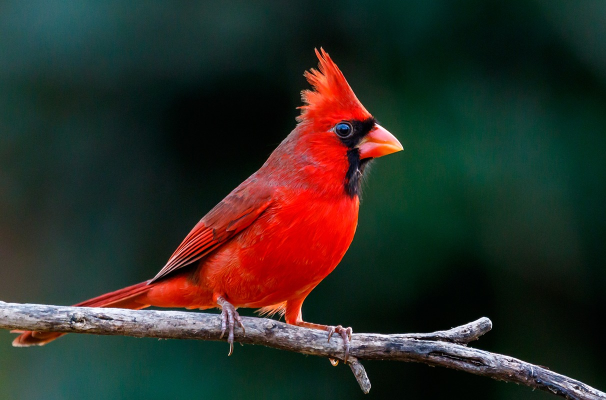
#> input picture XLA/Image/bird1.jpg, 1212 x 800 px (shown at 1/2 size)
$ jupyter execute --allow-errors Operator2.ipynb   (older library calls are emulated)
#> lines starting #> are read from the running program, lines starting #| are printed output that depends on the picture; after the words box and inside, x2 and y2 are one past the last pixel; in counts of white or black regions, pixels touching at a corner belong together
[cell 1]
import matplotlib.image as mpimg
import matplotlib.pyplot as plt
import numpy as np

import cv2

# Chuẩn hóa

[cell 2]
import cv2
import numpy as np
import matplotlib.pyplot as plt

# Giả sử ảnh có giá trị từ min đến max bất kỳ
def normalize_to_uint8(image):
    normalized = (image - image.min()) * (255.0 / (image.max() - image.min()))  # Chuẩn hóa về [0,255]
    return normalized.astype(np.uint8)  # Chuyển về uint8

# Image Infor

[cell 3]
img = cv2.imread('Image/bird1.jpg')
#> img is the input picture: shape (800, 1212, 3); mean B, G, R 38.5, 45.7, 45.3

[cell 4]
img_rgb = cv2.cvtColor(img, cv2.COLOR_BGR2RGB)
plt.imshow(img_rgb)

[cell 5]
img_gray = cv2.cvtColor(img, cv2.COLOR_BGR2GRAY)
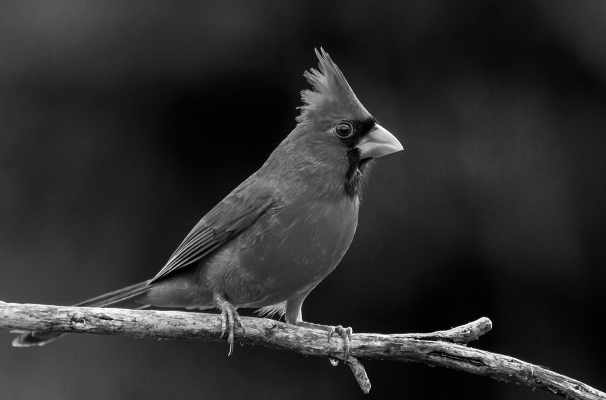
#> img_gray: shape (800, 1212) (shown at 1/2 size); min 0, max 255, mean 44.8
plt.imshow(img_gray/255, cmap='gray')
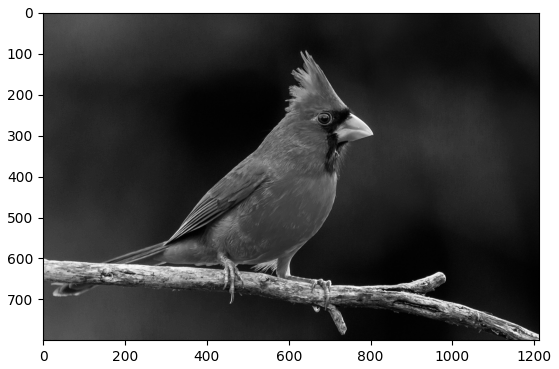
#> figure drawn by matplotlib, 1 panel

[cell 6]
img_gray.shape
#> Out = (800, 1212)

[cell 7]
img.shape
#> Out = (800, 1212, 3)

[cell 8]
img_gray.max()
#> Out = 255

# Sobel

### Thuật toán Sobel

Sobel là một thuật toán phát hiện biên trong xử lý ảnh, dựa trên việc tính đạo hàm bậc nhất của cường độ sáng trong ảnh. Nó phát hiện các biên bằng cách tìm những thay đổi nhanh chóng về cường độ sáng, thường xảy ra tại các đường biên của đối tượng trong ảnh.

---

### **Nguyên lý hoạt động**

Sobel sử dụng **toán tử tích chập (convolution operator)** với hai ma trận nhân (kernel) để tính gần đúng đạo hàm bậc nhất theo hai hướng: **hướng ngang (x)** và **hướng dọc (y)**.

1. **Kernel Sobel:**
   - Hướng ngang ($G_x$):
     $$
     K_x =
     \begin{bmatrix}
     -1 & 0 & 1 \\
     -2 & 0 & 2 \\
     -1 & 0 & 1
     \end{bmatrix}
     $$

   - Hướng dọc ($G_y$):
     $$
     K_y =
     \begin{bmatrix}
     -1 & -2 & -1 \\
      0 &  0 &  0 \\
      1 &  2 &  1
     \end{bmatrix}
     $$

2. **Tính toán đạo hàm x và y:**
   - Đạo hàm theo hướng ngang ($G_x$): Tích chập ảnh đầu vào với $K_x$.
   - Đạo hàm theo hướng dọc ($G_y$): Tích chập ảnh đầu vào với $K_y$.

3. **Độ lớn biên ($G$):**
   Sau khi tính $G_x$ và $G_y$, độ lớn của biên được tính bằng:
   $$
   G = \sqrt{G_x^2 + G_y^2}
   $$
   (hoặc lấy gần đúng $G = |G_x| + |G_y|$ để giảm chi phí tính toán).

4. **Hướng của biên ($\theta$):**
   Hướng của biên được xác định bằng:
   $$
   \theta = \arctan\left(\frac{G_y}{G_x}\right)
   $$

---

### **Các bước thực hiện thuật toán Sobel**

1. **Tiền xử lý:**
   - Chuyển ảnh sang ảnh grayscale (nếu ảnh đầu vào là RGB).
   - Áp dụng bộ lọc Gaussian để giảm nhiễu (không bắt buộc nhưng khuyến khích).

2. **Tích chập với kernel Sobel:**
   - Áp dụng $K_x$ và $K_y$ lên ảnh bằng tích chập để tính $G_x$ và $G_y$.

3. **Tính độ lớn biên:**
   - Kết hợp $G_x$ và $G_y$ để xác định biên.

4. **Ngưỡng hóa (Thresholding):**
   - Loại bỏ các giá trị nhỏ (không phải biên) bằng cách áp dụng ngưỡng.

---

### **Ưu điểm**
- Đơn giản, dễ thực hiện và hiệu quả.
- Có khả năng làm mịn ảnh (nhờ các trọng số trong kernel).
- Phát hiện biên ở cả hai hướng ngang và dọc.

### **Nhược điểm**
- Không phát hiện tốt biên trong ảnh nhiễu (cần kết hợp với lọc trước).
- Khả năng phân biệt biên mờ hoặc biên mạnh có thể hạn chế.
- Không phát hiện tốt các biên cong phức tạp.

---

### **Ứng dụng**
- Phát hiện biên (Edge detection).
- Tiền xử lý trong các bài toán nhận diện đối tượng, phát hiện vật thể.
- Tăng cường chi tiết trong ảnh.

[cell 9]
x_sobel = cv2.Sobel(img_gray,cv2.CV_64F,1,0)
plt.imshow(x_sobel, cmap='gray')

[cell 10]
y_sobel = cv2.Sobel(img_gray, cv2.CV_64F, 0,1)
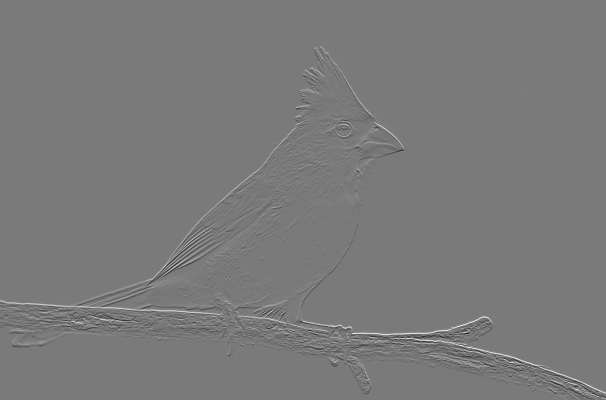
#> y_sobel: shape (800, 1212) float64 (shown at 1/2 size); min -874, max 950, mean 0; drawn with min black and max white
plt.imshow(y_sobel, cmap='gray')

[cell 11]
gradient_magnitude_sobel = np.sqrt(x_sobel**2 + y_sobel**2)
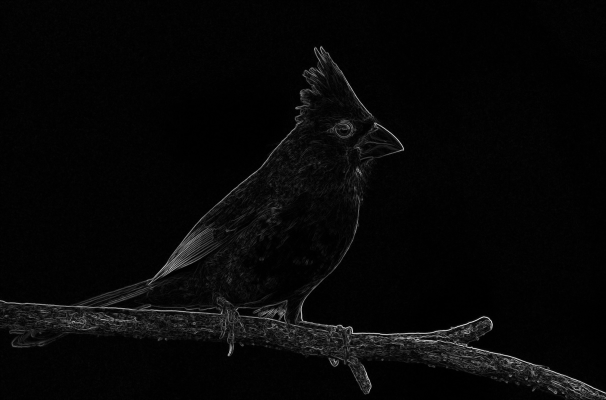
#> gradient_magnitude_sobel: shape (800, 1212) float64 (shown at 1/2 size); min 0, max 1006.3, mean 29.5; drawn with min black and max white

[cell 12]
gradient_magnitude_sobel

[cell 13]
# Chuẩn hóa
min_val = np.min(gradient_magnitude_sobel)
#> min_val = 0
max_val = np.max(gradient_magnitude_sobel)
#> max_val = 1006.3
# Chuẩn hóa về phạm vi [0, 255]
normalized_image = ((gradient_magnitude_sobel - min_val) / (max_val - min_val)) * 255

# Chuyển đổi về kiểu uint8
normalized_image = np.uint8(normalized_image)

# Hiển thị kết quả
plt.figure(figsize=(8, 8))
plt.imshow(normalized_image, cmap='gray')
plt.title('Chuẩn hóa Gradient Magnitude')
plt.show()

# Robert

[cell 14]
plt.imshow(img_gray, cmap='gray')

[cell 15]
img2 = img_gray

[cell 16]
robert_x = np.array([[1, 0], [0, -1]])
robert_y = np.array([[0, 1], [-1, 0]])

[cell 17]
gradient_x = cv2.filter2D(img2.astype(np.float32), -1, robert_x)
gradient_y = cv2.filter2D(img2.astype(np.float32), -1, robert_y)

| Toán tử   | Kernel                | Phát hiện cạnh theo hướng nào?         |
|-----------|-----------------------|----------------------------------------|
| **Roberts X** | \begin{bmatrix} 1 & 0 \\ 0 & -1 \end{bmatrix}  | Cạnh chéo (45° từ trái sang phải)  |
| **Roberts Y** | \begin{bmatrix} 0 & 1 \\ -1 & 0 \end{bmatrix}  | Cạnh chéo (135° từ phải sang trái) |

[cell 18]
plt.imshow(gradient_x,cmap='gray')

[cell 19]
plt.imshow(gradient_y,cmap='gray')

[cell 20]
# Tính tổng độ thay đổi
gradient_magnitude_robert = np.sqrt(np.square(gradient_x) + np.square(gradient_y))

[cell 21]
gradient_magnitude_robert.max()
#> Out = 256.3

[cell 22]
# Chuẩn hóa
min_val = np.min(gradient_magnitude_robert)
max_val = np.max(gradient_magnitude_robert)
#> max_val = 256.3
# Chuẩn hóa về phạm vi [0, 255]
normalized_image_robert = ((gradient_magnitude_robert - min_val) / (max_val - min_val)) * 255

# Chuyển đổi về kiểu uint8
normalized_image_robert = np.uint8(normalized_image_robert)

# Hiển thị kết quả
plt.figure(figsize=(8, 8))
plt.imshow(normalized_image_robert, cmap='gray')
plt.title('Chuẩn hóa Gradient Magnitude Robert')
plt.show()

# so sanh voi robert voi sobel

[cell 23]
plt.figure(figsize=(12, 12))

# Ảnh Roberts
plt.subplot(1, 2, 1)
plt.imshow(normalized_image_robert, cmap='gray')
plt.title('Roberts Edge Detection')
plt.axis('off')  # Tắt trục tọa độ

# Ảnh Sobel
plt.subplot(1, 2, 2)
plt.imshow(normalized_image, cmap='gray')
plt.title('Sobel Edge Detection')
plt.axis('off')

# Hiển thị kết quả
plt.show()

- Roberts phát hiện biên nhanh hơn nhưng rất nhạy cảm với nhiễu.

- Sobel làm mượt ảnh trước khi tính toán, giúp giảm nhiễu và phát hiện biên mượt hơn.

- Roberts phù hợp khi cần phát hiện cạnh chi tiết ở mức pixel.

- Sobel thường được dùng trong thực tế vì ổn định hơn và ít nhạy với nhiễu.

# Prewitt

[cell 24]
plt.imshow(img_gray, cmap='gray')

[cell 25]
img3 = img_gray

[cell 26]
kernel_x_pre = np.array([[-1, 0, 1],
                     [-1, 0, 1],
                     [-1, 0, 1]])

# Bộ lọc Prewitt theo hướng Y (dọc)
kernel_y_pre = np.array([[-1, -1, -1],
                     [0,  0,  0],
                     [1,  1,  1]])

# Áp dụng bộ lọc Prewitt với filter2D
gradient_x_pre = cv2.filter2D(img3.astype(np.float32), -1, kernel_x_pre)
gradient_y_pre = cv2.filter2D(img3.astype(np.float32), -1, kernel_y_pre)

# # Tính magnitude của gradient
gradient_magnitude_pre = np.sqrt(gradient_x_pre**2 + gradient_y_pre**2)
gradient_magnitude_pre = np.array(gradient_magnitude_pre, dtype=np.float32)

# # Chuẩn hóa về phạm vi [0, 255]
gradient_magnitude_pre_normal = cv2.convertScaleAbs(gradient_magnitude_pre)

# # Hiển thị kết quả
plt.figure(figsize=(8, 8))
plt.subplot(1, 2, 1), plt.imshow(gradient_x_pre, cmap='gray'), plt.title('Gradient X (Prewitt)')
plt.subplot(1, 2, 2), plt.imshow(gradient_y_pre, cmap='gray'), plt.title('Gradient Y (Prewitt)')

plt.show()
plt.imshow(gradient_magnitude_pre, cmap='gray'), plt.title('Magnitude Gradient')
plt.show()

- Prewitt X: Nhấn mạnh biên theo chiều ngang (phát hiện cạnh dọc).
- Prewitt Y: Nhấn mạnh biên theo chiều dọc (phát hiện cạnh ngang).
- Prewitt đơn giản hơn Sobel vì không có trọng số khác nhau ở trung tâm, nhưng cũng kém chính xác hơn.
- Ứng dụng: Dùng trong phát hiện cạnh đơn giản, nhanh hơn Sobel nhưng dễ bị nhiễu hơn.

[cell 27]
# Tạo figure để hiển thị ảnh
plt.figure(figsize=(15, 5))

# Ảnh Roberts
plt.subplot(1, 3, 1)
plt.imshow(normalized_image_robert, cmap='gray')
plt.title('Roberts Edge Detection')
plt.axis('off')  # Tắt trục tọa độ

# Ảnh Sobel
plt.subplot(1, 3, 2)
plt.imshow(normalized_image, cmap='gray')
plt.title('Sobel Edge Detection')
plt.axis('off')

# Ảnh Prewitt
plt.subplot(1, 3, 3)
plt.imshow(gradient_magnitude_pre, cmap='gray')
plt.title('Prewitt Edge Detection')
plt.axis('off')

# Hiển thị kết quả
plt.show()

[cell 28]
import cv2
import numpy as np
import matplotlib.pyplot as plt
from scipy.ndimage import convolve

# Đọc ảnh xám
image = cv2.imread("Image/Self_Driving_Car.jpg", cv2.IMREAD_GRAYSCALE)

# Bộ lọc Sobel (3x3)
#> (the rest of this cell did not finish here and is left out)

# Laplacian

# Thuật toán Laplacian trong Xử lý ảnh

## 1. Khái niệm Laplacian:
Laplacian trong toán học là phép toán vi phân bậc 2, được sử dụng để xác định các điểm cực trị (đỉnh, đáy) của hàm số. Trong xử lý ảnh, Laplacian được áp dụng để đo độ thay đổi cường độ sáng của các pixel, đặc biệt là khi có sự thay đổi mạnh mẽ về độ sáng (ví dụ như các biên).

## 2. Định nghĩa Laplacian trong xử lý ảnh:
Trong ngữ cảnh xử lý ảnh, Laplacian là một phép toán áp dụng lên một ảnh, giúp tính toán sự thay đổi về độ sáng của các pixel xung quanh mỗi pixel trong ảnh. Đơn giản hơn, Laplacian giúp phát hiện các vùng mà tại đó có sự thay đổi đột ngột về độ sáng, ví dụ như các cạnh hoặc biên giữa các đối tượng.

### Công thức toán học:
Laplacian của một hàm ảnh \( I(x, y) \) (với \( x, y \) là chỉ số pixel trong ảnh) trong không gian 2D có thể được mô tả bằng công thức:

$$
\nabla^2 I(x, y) = \frac{\partial^2 I}{\partial x^2} + \frac{\partial^2 I}{\partial y^2}
$$

- $$\frac{\partial^2 I}{\partial x^2}$$: Đạo hàm bậc 2 của ảnh theo hướng x (hướng ngang).
- $$\frac{\partial^2 I}{\partial y^2}$$: Đạo hàm bậc 2 của ảnh theo hướng y (hướng dọc).

Kết quả của phép toán Laplacian là một giá trị biểu thị sự thay đổi độ sáng của pixel tại vị trí \( (x, y) \).

## 3. Cách Laplacian phát hiện biên:
- **Cạnh sáng-tối**: Các biên trong ảnh thường là các vùng có sự thay đổi mạnh mẽ giữa sáng và tối. Laplacian có thể phát hiện các biên này, vì sự thay đổi lớn về cường độ sáng sẽ dẫn đến một giá trị lớn trong ảnh Laplacian.
- **Phát hiện điểm cực trị**: Laplacian giúp phát hiện các điểm cực trị, tức là những điểm có sự thay đổi mạnh về độ sáng (chẳng hạn như các đỉnh sáng hoặc đáy tối).

## 4. Bộ lọc Laplacian (Kernel Laplacian):
Laplacian có thể được tính toán thông qua một bộ lọc (kernel). Một trong những bộ lọc phổ biến nhất để tính toán Laplacian là bộ lọc 3x3. Bộ lọc Laplacian chuẩn có dạng như sau:

$$
\begin{bmatrix}
0 &  1 &  0 \\
1 & -4 &  1 \\
0 &  1 &  0
\end{bmatrix}
$$

Hoặc một biến thể khác là:

$$
\begin{bmatrix}
1 &  1 &  1 \\
1 & -8 &  1 \\
1 &  1 &  1
\end{bmatrix}
$$

Các giá trị trong kernel này đại diện cho cách tính toán sự thay đổi độ sáng tại mỗi pixel dựa trên các pixel xung quanh nó. Bộ lọc này áp dụng phép cộng trọng số lên các pixel lân cận để tính toán sự thay đổi độ sáng, và giá trị tại mỗi pixel trong ảnh Laplacian là sự cộng dồn của các giá trị này.

## 5. Các bước trong thuật toán Laplacian:
1. **Chuyển ảnh về ảnh xám (nếu là ảnh màu)**: Laplacian thường được áp dụng trên ảnh xám, vì ảnh xám chỉ có một kênh cường độ sáng duy nhất.
2. **Làm mờ ảnh**: Để giảm nhiễu, ảnh thường được làm mờ trước khi áp dụng phép toán Laplacian (ví dụ: dùng Gaussian Blur).
3. **Áp dụng bộ lọc Laplacian**: Sử dụng một bộ lọc Laplacian (kernel) để tính toán sự thay đổi độ sáng tại mỗi pixel.
4. **Chuyển đổi về giá trị tuyệt đối**: Vì Laplacian có thể trả về các giá trị âm, ta thường lấy giá trị tuyệt đối để chỉ quan tâm đến sự thay đổi, không quan tâm đến chiều (tăng hoặc giảm) của sự thay đổi.
5. **Hiển thị hoặc xử lý thêm**: Ảnh Laplacian sau khi tính toán có thể được sử dụng để phát hiện cạnh hoặc tăng cường các chi tiết trong ảnh.

## 6. Ứng dụng Laplacian trong xử lý ảnh:
- **Phát hiện cạnh**: Laplacian rất hiệu quả trong việc phát hiện các biên cạnh, vì nó nhấn mạnh sự thay đổi mạnh mẽ về cường độ sáng giữa các vùng.
- **Tăng cường chi tiết ảnh**: Trong các ứng dụng như phân tích ảnh y tế hoặc kiểm tra chất lượng, Laplacian có thể giúp làm nổi bật các chi tiết quan trọng trong ảnh.
- **Giảm nhiễu**: Laplacian có thể giúp giảm nhiễu trong ảnh bằng cách làm nổi bật các chi tiết quan trọng và loại bỏ các vùng có sự thay đổi nhẹ về độ sáng.

## 7. Ưu điểm và nhược điểm của Laplacian:
- **Ưu điểm**:
  - Dễ dàng phát hiện biên và các điểm cực trị trong ảnh.
  - Có thể giúp tăng cường các chi tiết ảnh quan trọng.
- **Nhược điểm**:
  - Nhạy cảm với nhiễu, vì các vùng nhiễu có thể tạo ra những thay đổi đột ngột trong độ sáng.
  - Cần phải làm mờ ảnh trước khi áp dụng Laplacian để giảm ảnh hưởng của nhiễu.
  - Chỉ phát hiện sự thay đổi về cường độ ánh sáng mà không quan tâm đến màu sắc trong ảnh.

## 8. Kết luận:
Laplacian là một công cụ mạnh mẽ trong xử lý ảnh, giúp phát hiện biên, tăng cường chi tiết và phát hiện các điểm cực trị. Tuy nhiên, vì sự nhạy cảm với nhiễu, việc làm mờ ảnh trước khi áp dụng Laplacian là rất quan trọng.

[cell 29]
image = cv2.imread('Image/d7b2e52d246dffe794a6a1c750a05593.jpg', cv2.IMREAD_GRAYSCALE)
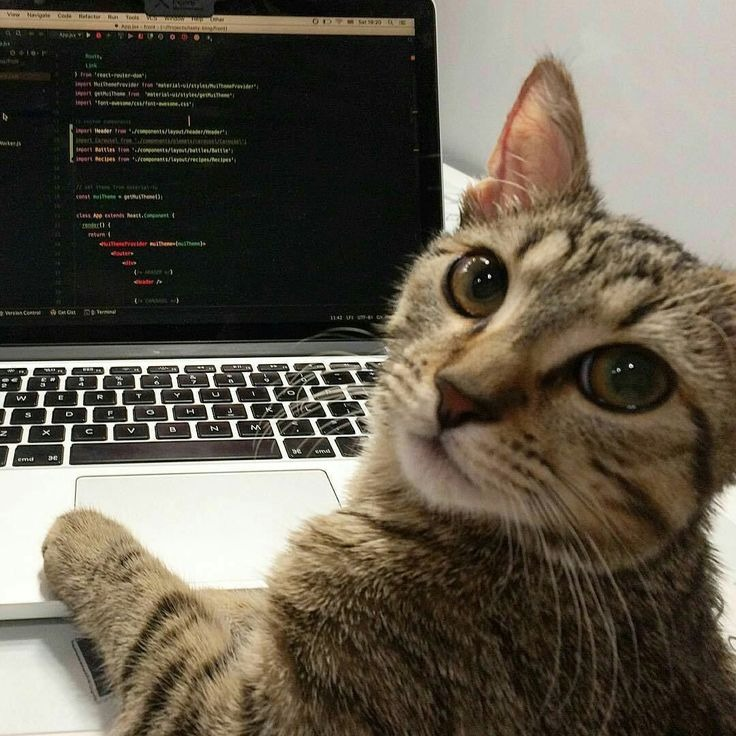
#> input picture XLA/Image/d7b2e52d246dffe794a6a1c750a05593.jpg, 736 x 736 px
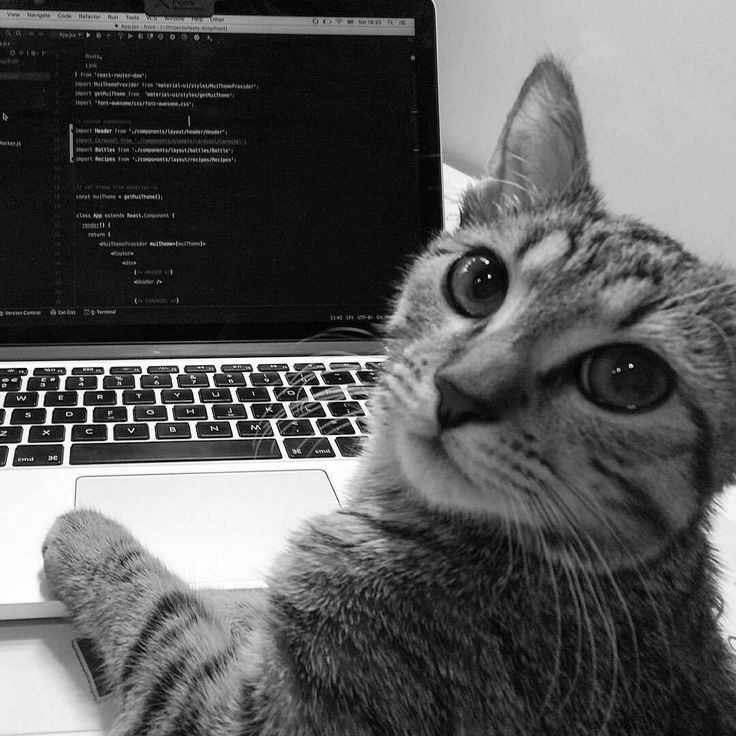
#> image: shape (736, 736); min 0, max 255, mean 91.4

# Áp dụng toán tử Laplacian
laplacian = cv2.Laplacian(image, cv2.CV_64F)  # Kết quả có thể chứa giá trị âm


# Áp dụng chuẩn hóa
# laplacian_normalized = normalize_to_uint8(laplacian)

# Hiển thị ảnh gốc và ảnh Laplacian
plt.figure(figsize=(10, 5))

plt.subplot(1, 2, 1)
plt.imshow(image, cmap='gray')
plt.title("Ảnh Gốc")
plt.axis("off")

plt.subplot(1, 2, 2)
plt.imshow(laplacian, cmap='gray')
plt.title("Laplacian")
plt.axis("off")

plt.show()

# Tăng cường ảnh

[cell 30]
image = cv2.imread('Image/moon.jpg', cv2.IMREAD_GRAYSCALE)  # Đọc ảnh xám
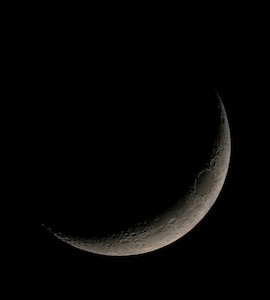
#> input picture XLA/Image/moon.jpg, 270 x 300 px
#> image: shape (300, 270); min 0, max 174, mean 5.1

# Làm mờ ảnh để giảm nhiễu
blurred = cv2.GaussianBlur(image, (3, 3), 0)

# Áp dụng toán tử Laplacian
laplacian = cv2.Laplacian(blurred, cv2.CV_64F)
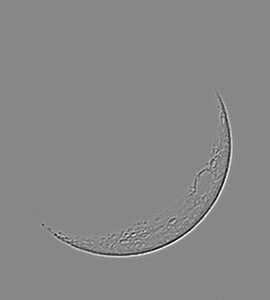
#> laplacian: shape (300, 270) float64; min -57, max 50, mean 0; drawn with min black and max white

# Chuyển về dạng tuyệt đối và sử dụng convertScaleAbs
laplacian = cv2.convertScaleAbs(laplacian)

# Hiển thị kết quả
alpha = 1.0  # Hệ số điều chỉnh
enhanced = cv2.subtract(image, np.uint8(alpha * laplacian))

# Hiển thị kết quả
plt.figure(figsize=(16, 15))  # Điều chỉnh kích thước ảnh lớn hơn

# Ảnh gốc
plt.subplot(3, 1, 1)
plt.imshow(image, cmap='gray')
plt.title("Ảnh gốc")
plt.axis("off")

# Ảnh Laplacian
plt.subplot(3, 1, 2)
plt.imshow(laplacian, cmap='gray')
plt.title("Laplace")
plt.axis("off")

# Ảnh tăng cường
plt.subplot(3, 1, 3)
plt.imshow(enhanced, cmap='gray')
plt.title("Ảnh tăng cường")
plt.axis("off")

plt.show()

[cell 31]
import cv2
import numpy as np

# Đọc ảnh gốc
img = cv2.imread('Image/moon.jpg', cv2.IMREAD_GRAYSCALE)

# Áp dụng bộ lọc Laplacian
laplacian = cv2.Laplacian(img, cv2.CV_64F)
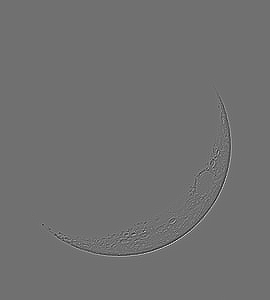
#> laplacian: shape (300, 270) float64; min -186, max 234, mean 0; drawn with min black and max white

# Chuyển ảnh Laplacian về dạng uint8
laplacian_abs = cv2.convertScaleAbs(laplacian)

# Tăng cường ảnh bằng cách trừ ảnh Laplacian khỏi ảnh gốc
enhanced_img = cv2.subtract(img, laplacian_abs)

# Thay đổi kích thước ảnh để hiển thị nhỏ hơn (đặt kích thước cố định)
new_width = 600  # Chiều rộng mới
new_height = int(img.shape[0] * (new_width / img.shape[1]))  # Giữ tỷ lệ chiều cao và chiều rộng
#> new_height = 666

# Resize cả ảnh gốc và ảnh đã tăng cường
img_resized = cv2.resize(img, (new_width, new_height))
enhanced_img_resized = cv2.resize(enhanced_img, (new_width, new_height))

# Hiển thị ảnh gốc và ảnh đã tăng cường
cv2.imshow('Original Image', img_resized)
cv2.imshow('Enhanced Image', enhanced_img_resized)

cv2.waitKey(0)
cv2.destroyAllWindows()

[cell 32]
cv2.imshow('Laplacian', laplacian)
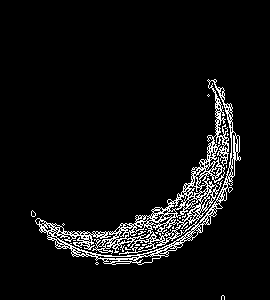
#> window 'Laplacian': shape (300, 270); 6.1% white in thin lines or dots, all inside (x1, y1, x2, y2) = (31, 79, 241, 300)
cv2.waitKey()
cv2.destroyAllWindows()
